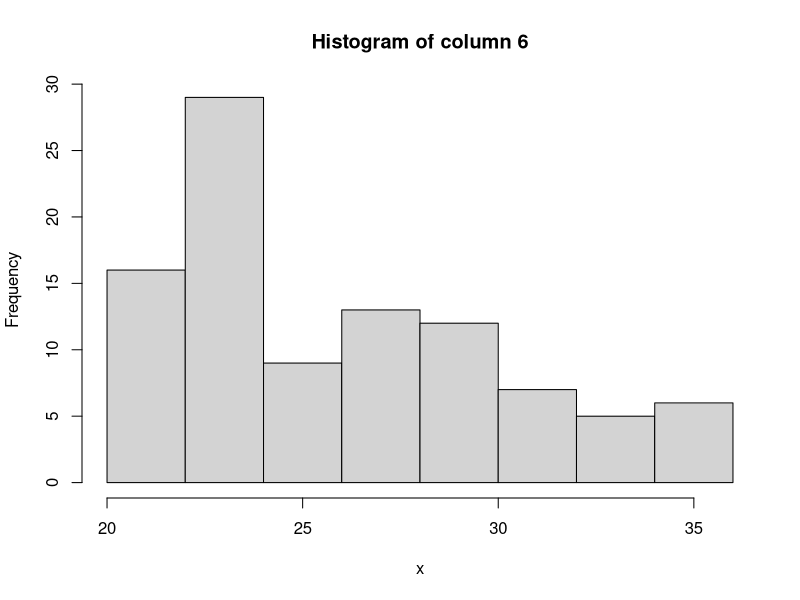
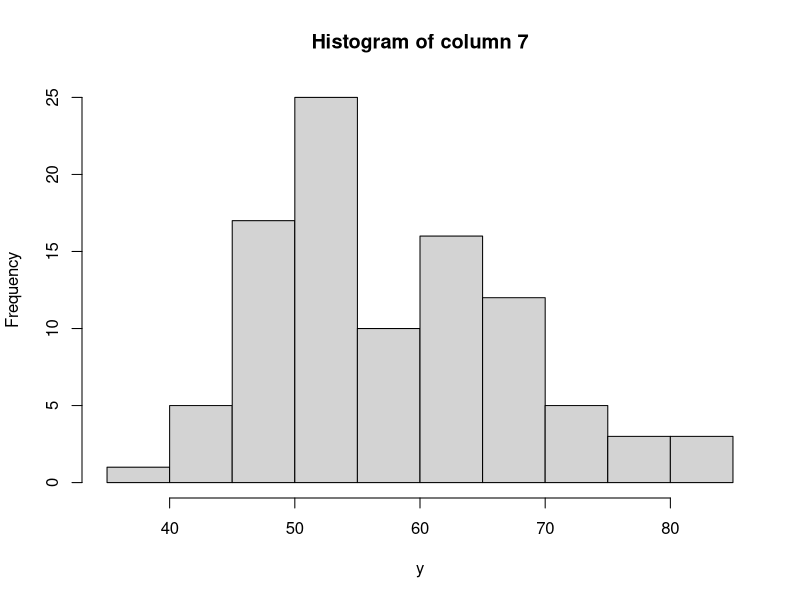
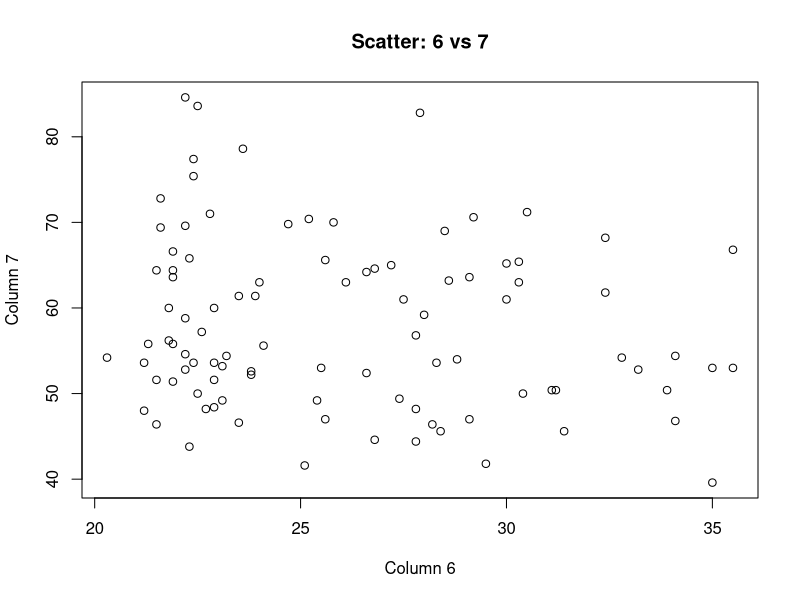
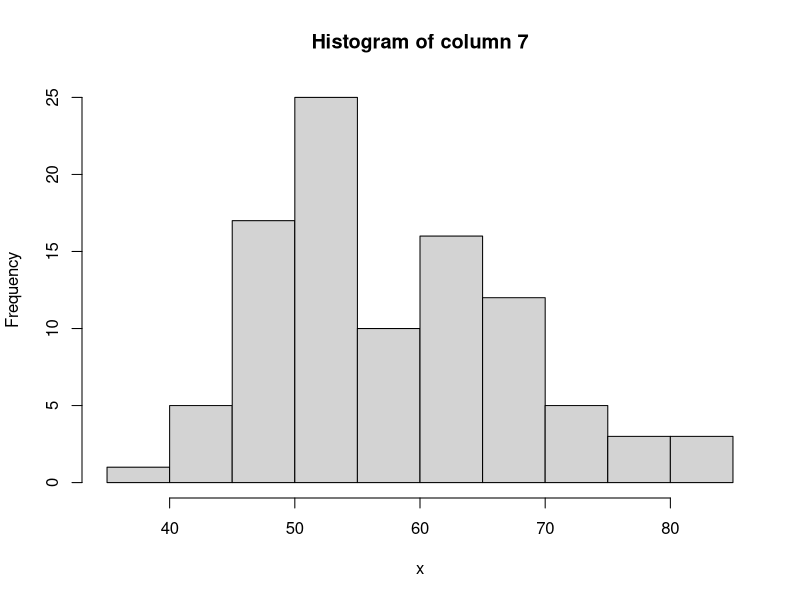
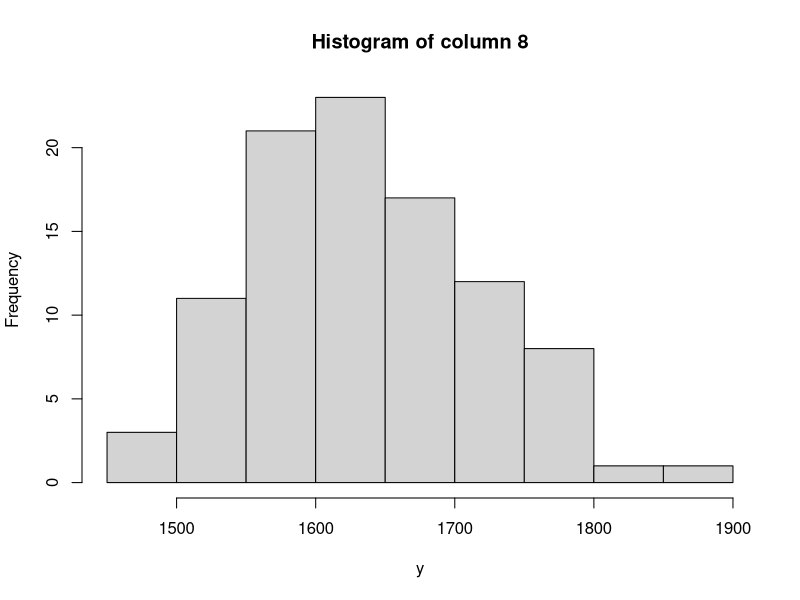
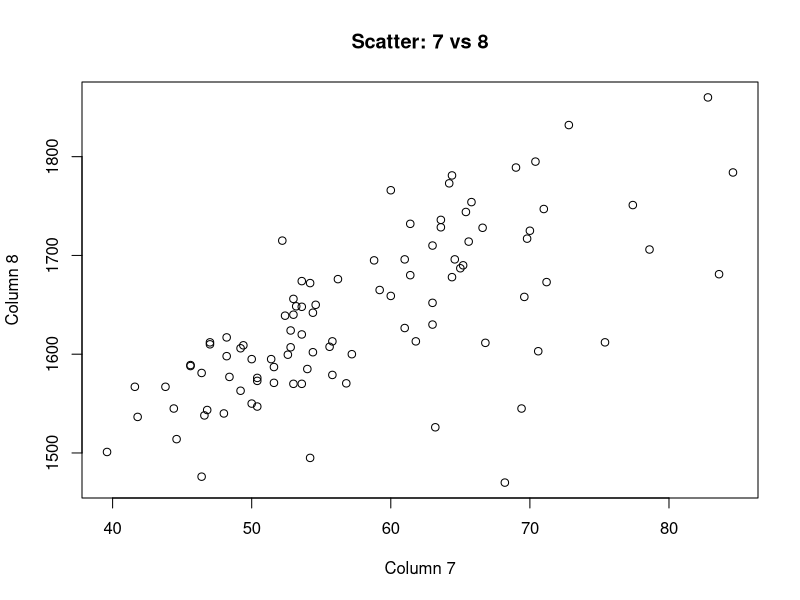
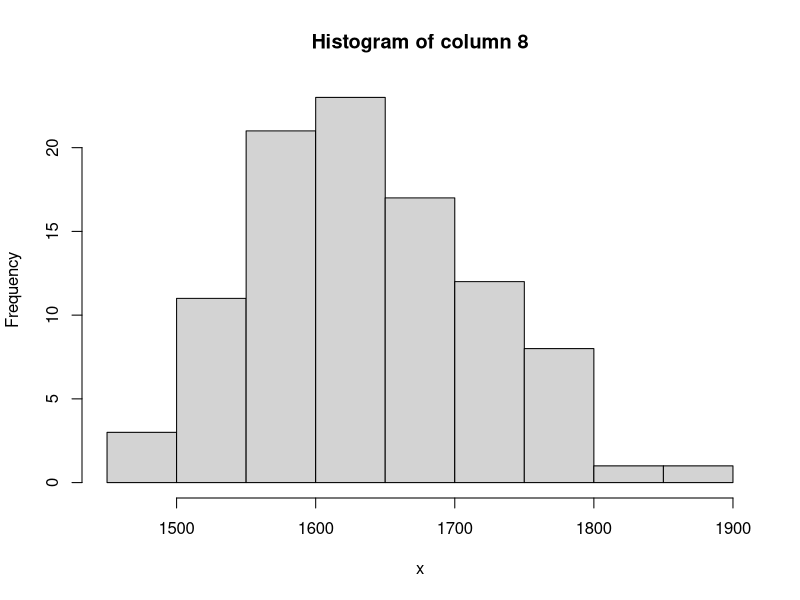
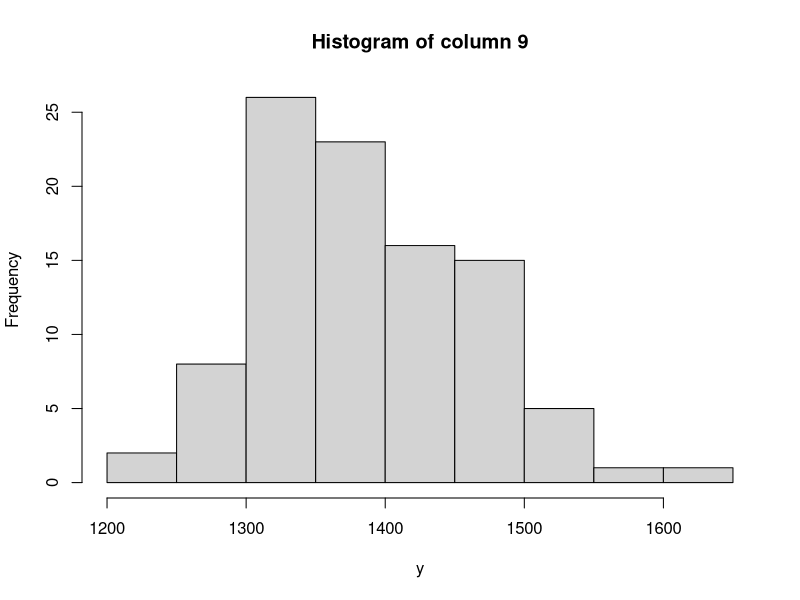

These figures' R source, in order:
getwd()

Body <- read.table("SampleData03_forR2.csv", header=TRUE, sep=",")


pdf("figs_9_12.pdf")

for(i in 6:10){
  x <- Body[, i]
  y <- Body[, i+1]
  
  hist(x, main=paste("Histogram of column", i))
  hist(y, main=paste("Histogram of column", i+1))
  plot(x, y, main=paste("Scatter:", i, "vs", i+1),
       xlab=paste("Column", i),
       ylab=paste("Column", i+1))
}

# 保存終了
dev.off()
